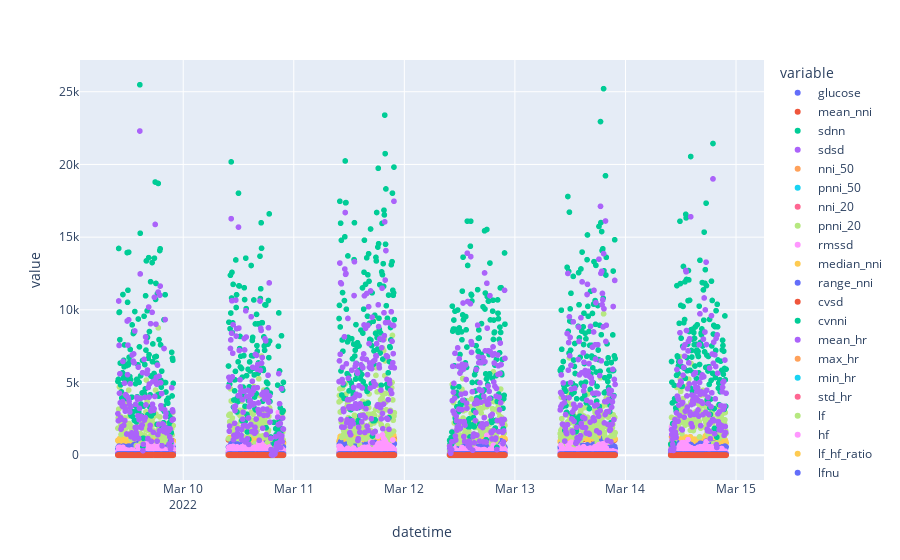

Notebook source saved alongside this figure:
### Code cell
fig = px.scatter(final_df)
fig.show()

### Figure 1 — Plotly figure (JSON) as saved in the notebook; plotly's stock layout.template omitted (floating-point values rounded to 4 significant figures; data arrays with more than 128 entries replaced by an {"elided": "..."} marker saying what was removed)
{"data": [{"hovertemplate": "variable=glucose<br>datetime=%{x}<br>value=%{y}<extra></extra>", "legendgroup": "glucose", "marker": {"color": "#636efa", "symbol": "circle"}, "mode": "markers", "name": "glucose", "showlegend": true, "type": "scattergl", "x": {"elided": "868 str values"}, "xaxis": "x", "y": {"elided": "868 float values"}, "yaxis": "y"}, {"hovertemplate": "variable=mean_nni<br>datetime=%{x}<br>value=%{y}<extra></extra>", "legendgroup": "mean_nni", "marker": {"color": "#EF553B", "symbol": "circle"}, "mode": "markers", "name": "mean_nni", "showlegend": true, "type": "scattergl", "x": {"elided": "868 str values"}, "xaxis": "x", "y": {"elided": "868 float values"}, "yaxis": "y"}, {"hovertemplate": "variable=sdnn<br>datetime=%{x}<br>value=%{y}<extra></extra>", "legendgroup": "sdnn", "marker": {"color": "#00cc96", "symbol": "circle"}, "mode": "markers", "name": "sdnn", "showlegend": true, "type": "scattergl", "x": {"elided": "868 str values"}, "xaxis": "x", "y": {"elided": "868 float values"}, "yaxis": "y"}, {"hovertemplate": "variable=sdsd<br>datetime=%{x}<br>value=%{y}<extra></extra>", "legendgroup": "sdsd", "marker": {"color": "#ab63fa", "symbol": "circle"}, "mode": "markers", "name": "sdsd", "showlegend": true, "type": "scattergl", "x": {"elided": "868 str values"}, "xaxis": "x", "y": {"elided": "868 float values"}, "yaxis": "y"}, {"hovertemplate": "variable=nni_50<br>datetime=%{x}<br>value=%{y}<extra></extra>", "legendgroup": "nni_50", "marker": {"color": "#FFA15A", "symbol": "circle"}, "mode": "markers", "name": "nni_50", "showlegend": true, "type": "scattergl", "x": {"elided": "868 str values"}, "xaxis": "x", "y": {"elided": "868 float values"}, "yaxis": "y"}, {"hovertemplate": "variable=pnni_50<br>datetime=%{x}<br>value=%{y}<extra></extra>", "legendgroup": "pnni_50", "marker": {"color": "#19d3f3", "symbol": "circle"}, "mode": "markers", "name": "pnni_50", "showlegend": true, "type": "scattergl", "x": {"elided": "868 str values"}, "xaxis": "x", "y": {"elided": "868 float values"}, "yaxis": "y"}, {"hovertemplate": "variable=nni_20<br>datetime=%{x}<br>value=%{y}<extra></extra>", "legendgroup": "nni_20", "marker": {"color": "#FF6692", "symbol": "circle"}, "mode": "markers", "name": "nni_20", "showlegend": true, "type": "scattergl", "x": {"elided": "868 str values"}, "xaxis": "x", "y": {"elided": "868 float values"}, "yaxis": "y"}, {"hovertemplate": "variable=pnni_20<br>datetime=%{x}<br>value=%{y}<extra></extra>", "legendgroup": "pnni_20", "marker": {"color": "#B6E880", "symbol": "circle"}, "mode": "markers", "name": "pnni_20", "showlegend": true, "type": "scattergl", "x": {"elided": "868 str values"}, "xaxis": "x", "y": {"elided": "868 float values"}, "yaxis": "y"}, {"hovertemplate": "variable=rmssd<br>datetime=%{x}<br>value=%{y}<extra></extra>", "legendgroup": "rmssd", "marker": {"color": "#FF97FF", "symbol": "circle"}, "mode": "markers", "name": "rmssd", "showlegend": true, "type": "scattergl", "x": {"elided": "868 str values"}, "xaxis": "x", "y": {"elided": "868 float values"}, "yaxis": "y"}, {"hovertemplate": "variable=median_nni<br>datetime=%{x}<br>value=%{y}<extra></extra>", "legendgroup": "median_nni", "marker": {"color": "#FECB52", "symbol": "circle"}, "mode": "markers", "name": "median_nni", "showlegend": true, "type": "scattergl", "x": {"elided": "868 str values"}, "xaxis": "x", "y": {"elided": "868 float values"}, "yaxis": "y"}, {"hovertemplate": "variable=range_nni<br>datetime=%{x}<br>value=%{y}<extra></extra>", "legendgroup": "range_nni", "marker": {"color": "#636efa", "symbol": "circle"}, "mode": "markers", "name": "range_nni", "showlegend": true, "type": "scattergl", "x": {"elided": "868 str values"}, "xaxis": "x", "y": {"elided": "868 float values"}, "yaxis": "y"}, {"hovertemplate": "variable=cvsd<br>datetime=%{x}<br>value=%{y}<extra></extra>", "legendgroup": "cvsd", "marker": {"color": "#EF553B", "symbol": "circle"}, "mode": "markers", "name": "cvsd", "showlegend": true, "type": "scattergl", "x": {"elided": "868 str values"}, "xaxis": "x", "y": {"elided": "868 float values"}, "yaxis": "y"}, {"hovertemplate": "variable=cvnni<br>datetime=%{x}<br>value=%{y}<extra></extra>", "legendgroup": "cvnni", "marker": {"color": "#00cc96", "symbol": "circle"}, "mode": "markers", "name": "cvnni", "showlegend": true, "type": "scattergl", "x": {"elided": "868 str values"}, "xaxis": "x", "y": {"elided": "868 float values"}, "yaxis": "y"}, {"hovertemplate": "variable=mean_hr<br>datetime=%{x}<br>value=%{y}<extra></extra>", "legendgroup": "mean_hr", "marker": {"color": "#ab63fa", "symbol": "circle"}, "mode": "markers", "name": "mean_hr", "showlegend": true, "type": "scattergl", "x": {"elided": "868 str values"}, "xaxis": "x", "y": {"elided": "868 float values"}, "yaxis": "y"}, {"hovertemplate": "variable=max_hr<br>datetime=%{x}<br>value=%{y}<extra></extra>", "legendgroup": "max_hr", "marker": {"color": "#FFA15A", "symbol": "circle"}, "mode": "markers", "name": "max_hr", "showlegend": true, "type": "scattergl", "x": {"elided": "868 str values"}, "xaxis": "x", "y": {"elided": "868 float values"}, "yaxis": "y"}, {"hovertemplate": "variable=min_hr<br>datetime=%{x}<br>value=%{y}<extra></extra>", "legendgroup": "min_hr", "marker": {"color": "#19d3f3", "symbol": "circle"}, "mode": "markers", "name": "min_hr", "showlegend": true, "type": "scattergl", "x": {"elided": "868 str values"}, "xaxis": "x", "y": {"elided": "868 float values"}, "yaxis": "y"}, {"hovertemplate": "variable=std_hr<br>datetime=%{x}<br>value=%{y}<extra></extra>", "legendgroup": "std_hr", "marker": {"color": "#FF6692", "symbol": "circle"}, "mode": "markers", "name": "std_hr", "showlegend": true, "type": "scattergl", "x": {"elided": "868 str values"}, "xaxis": "x", "y": {"elided": "868 float values"}, "yaxis": "y"}, {"hovertemplate": "variable=lf<br>datetime=%{x}<br>value=%{y}<extra></extra>", "legendgroup": "lf", "marker": {"color": "#B6E880", "symbol": "circle"}, "mode": "markers", "name": "lf", "showlegend": true, "type": "scattergl", "x": {"elided": "868 str values"}, "xaxis": "x", "y": {"elided": "868 float values"}, "yaxis": "y"}, {"hovertemplate": "variable=hf<br>datetime=%{x}<br>value=%{y}<extra></extra>", "legendgroup": "hf", "marker": {"color": "#FF97FF", "symbol": "circle"}, "mode": "markers", "name": "hf", "showlegend": true, "type": "scattergl", "x": {"elided": "868 str values"}, "xaxis": "x", "y": {"elided": "868 float values"}, "yaxis": "y"}, {"hovertemplate": "variable=lf_hf_ratio<br>datetime=%{x}<br>value=%{y}<extra></extra>", "legendgroup": "lf_hf_ratio", "marker": {"color": "#FECB52", "symbol": "circle"}, "mode": "markers", "name": "lf_hf_ratio", "showlegend": true, "type": "scattergl", "x": {"elided": "868 str values"}, "xaxis": "x", "y": {"elided": "868 float values"}, "yaxis": "y"}, {"hovertemplate": "variable=lfnu<br>datetime=%{x}<br>value=%{y}<extra></extra>", "legendgroup": "lfnu", "marker": {"color": "#636efa", "symbol": "circle"}, "mode": "markers", "name": "lfnu", "showlegend": true, "type": "scattergl", "x": {"elided": "868 str values"}, "xaxis": "x", "y": {"elided": "868 float values"}, "yaxis": "y"}, {"hovertemplate": "variable=hfnu<br>datetime=%{x}<br>value=%{y}<extra></extra>", "legendgroup": "hfnu", "marker": {"color": "#EF553B", "symbol": "circle"}, "mode": "markers", "name": "hfnu", "showlegend": true, "type": "scattergl", "x": {"elided": "868 str values"}, "xaxis": "x", "y": {"elided": "868 float values"}, "yaxis": "y"}, {"hovertemplate": "variable=total_power<br>datetime=%{x}<br>value=%{y}<extra></extra>", "legendgroup": "total_power", "marker": {"color": "#00cc96", "symbol": "circle"}, "mode": "markers", "name": "total_power", "showlegend": true, "type": "scattergl", "x": {"elided": "868 str values"}, "xaxis": "x", "y": {"elided": "868 float values"}, "yaxis": "y"}, {"hovertemplate": "variable=vlf<br>datetime=%{x}<br>value=%{y}<extra></extra>", "legendgroup": "vlf", "marker": {"color": "#ab63fa", "symbol": "circle"}, "mode": "markers", "name": "vlf", "showlegend": true, "type": "scattergl", "x": {"elided": "868 str values"}, "xaxis": "x", "y": {"elided": "868 float values"}, "yaxis": "y"}], "layout": {"legend": {"title": {"text": "variable"}, "tracegroupgap": 0}, "margin": {"t": 60}, "xaxis": {"anchor": "y", "domain": [0, 1], "title": {"text": "datetime"}}, "yaxis": {"anchor": "x", "domain": [0, 1], "title": {"text": "value"}}}}
